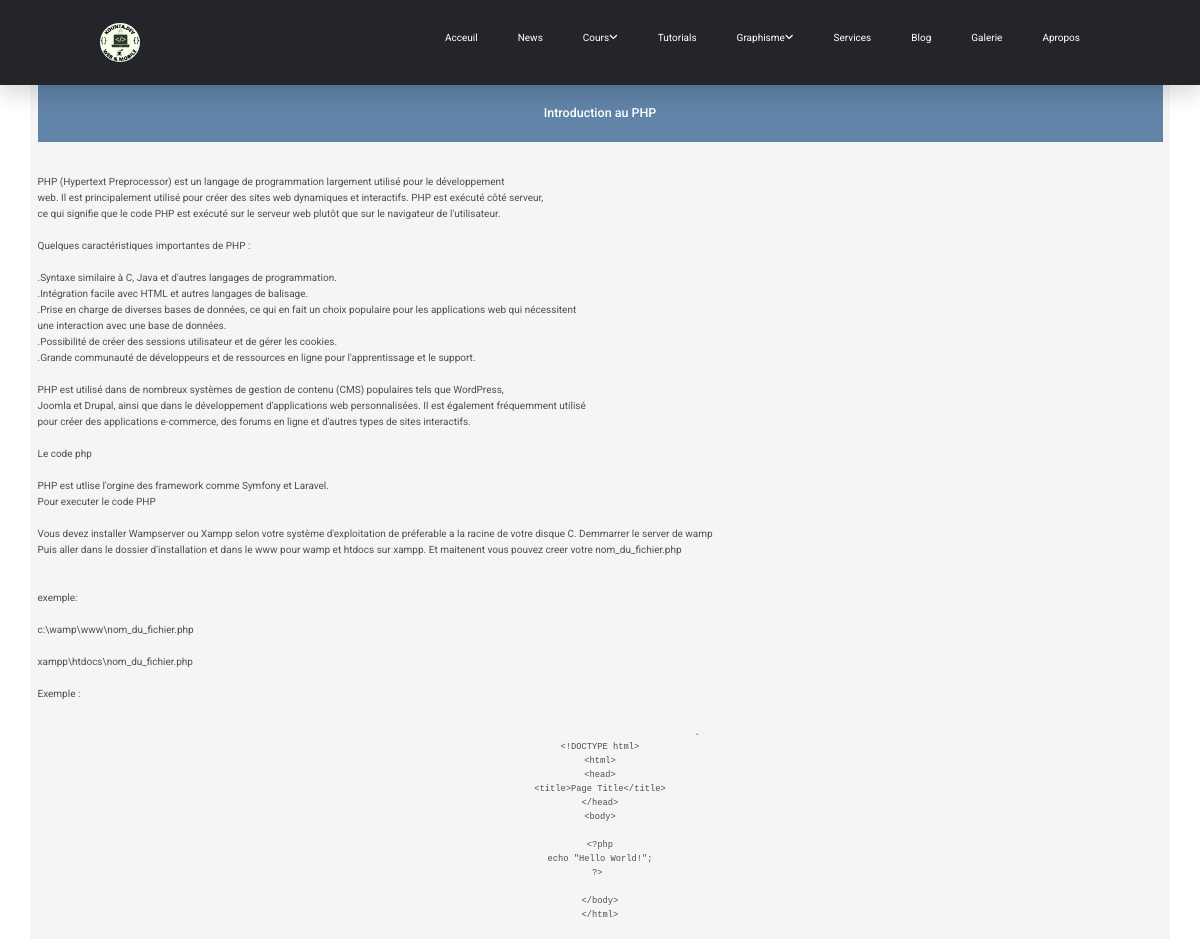
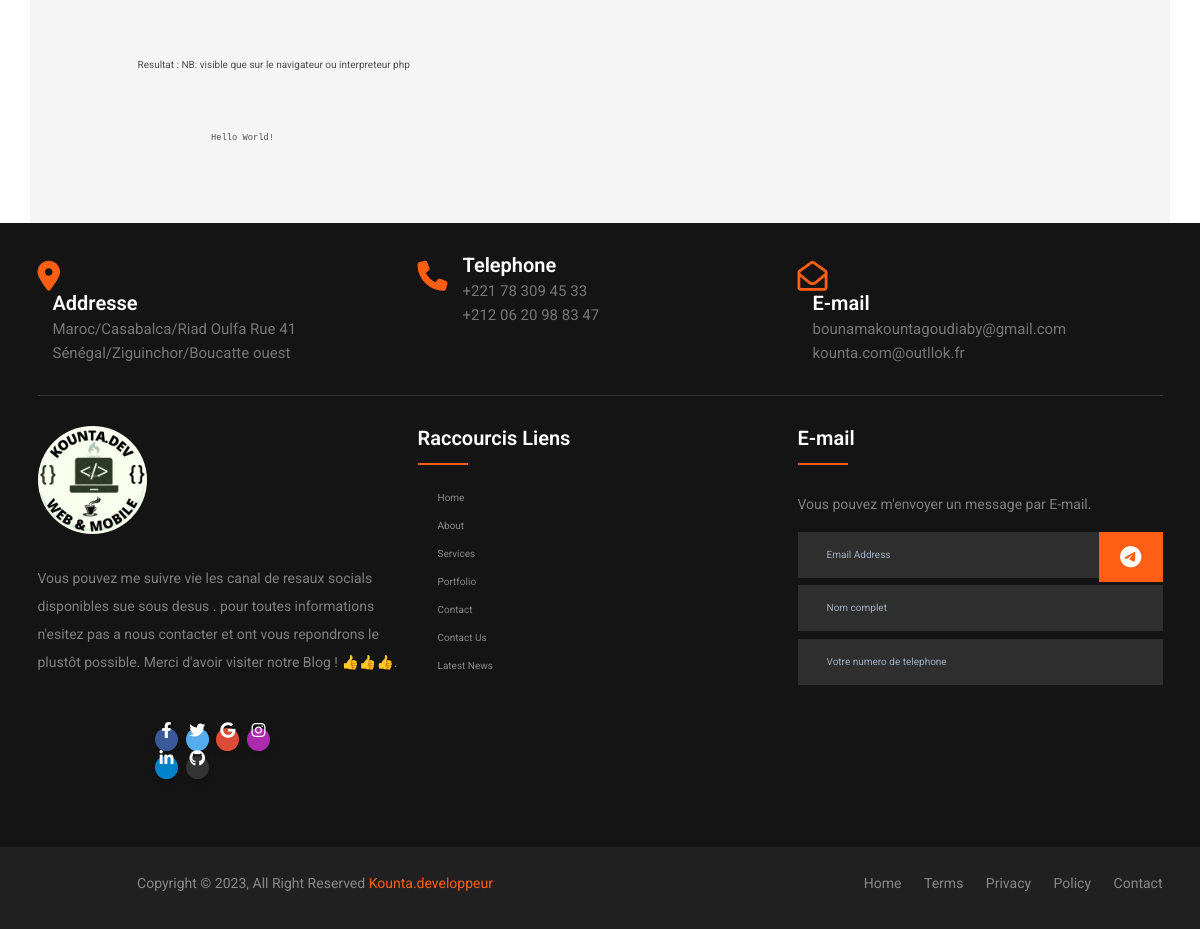
Screenshot of /phpdetail/Introduction au PHP with the database file from the repository (2 pictures, top to bottom).
### blog/models.py (models this page shows, shortened)
class coursphp(models.Model):
    categorie = models.ForeignKey(
        Categoryphp, on_delete=models.SET_NULL, blank=True, null=True)
    title = models.CharField(max_length=500)
    description = RichTextField()
    code = models.TextField(max_length=50000)
    resultat = models.TextField(max_length=50000)
    date_added = models.DateTimeField(auto_now_add=True)
    class Meta:
        ordering = ['date_added']

### blog/views.py (the view)
# urls.py: path('phpdetail/<str:title>', views.phpdetail, name="phpdetail"),
def phpdetail(request, title: str):
    try:
        postephp = coursphp.objects.get(title=title)
    except coursphp.DoesNotExist:
        raise ("le poste n'excite pas")
    return render(request, 'blog/php/php_detail.html', {'postephp': postephp})

### blog/templates/blog/php/php_detail.html (shortened to what this page needs)
{% extends 'base.html' %} {% load static %} {% block content %}
<section class="services section container" id="services">
       <br>
       <br>
       <h5 class="card-title "> {{postephp.title}}</h5>
               <article class="descrip">
                      {{postephp.description|safe}}
               </article>
               <p class="fulls">
                     Exemple :
                     <center>
                            <pre  class="fulls">
                                   <code  class="language-PHP">
                                     {{postephp.code}}
                                   </code>
                            </pre>
                     </center>
              </p>
       <section>
               <article class="descrip">
              Resultat : NB: visible que sur le navigateur ou interpreteur php
              <center>
                      </article>
                     <pre>
        <code  class="language-PHP">
              {{postephp.resultat}}
        </code>
       </pre>
       </section>
</section>
{% endblock content %}

### blog/static/css/style.css (style rules this page uses)
html { font-size: 62.5%; scroll-behavior: smooth; scroll-padding-top: 5rem; overflow-x: hidden; }
body { background: #000; }
section { padding: 5rem 9%; }
section { padding: 20px 100px; }
body { background: #e2e1e0; text-align: center; }
.services { background: #f5f5f5; margin-top: 30px; }
.card-title { display: block; text-align: center; color: #fff; background-color: #6184a8; padding: 2%; border-top-right-radius: 4px; border-top-left-radius: 4px; }
.descrip { word-wrap: break-word; white-space: pre-line; }

### rows the page displays
coursphp: title "Introduction au PHP", description "PHP (Hypertext Preprocessor) est un langage de programmation largement utilisé pour le développement web. Il est principalement utilisé pour créer des sites web dynamiques et interactifs. PHP est exécuté côté serveur, ce qui signifie que le code PHP est exécuté sur le serveur web plutôt que sur le navigateur de l'utilisateur. Quelques caractéristiques importantes de PHP : .Syntaxe similaire à C, Java et d'autres langages de programmation. .Intégration facile avec HTML et autres langages de balisage. .Prise en charge de diverses bases de données, ce qui en fait un choix populaire pour les applications web qui nécessitent une interaction avec une base de données. .Possibilité de créer des…", code ". <!DOCTYPE html> <html> <head> <title>Page Title</title> </head> <body> <?php echo \"Hello World!\"; ?> </body> </html>", resultat "Hello World!"
